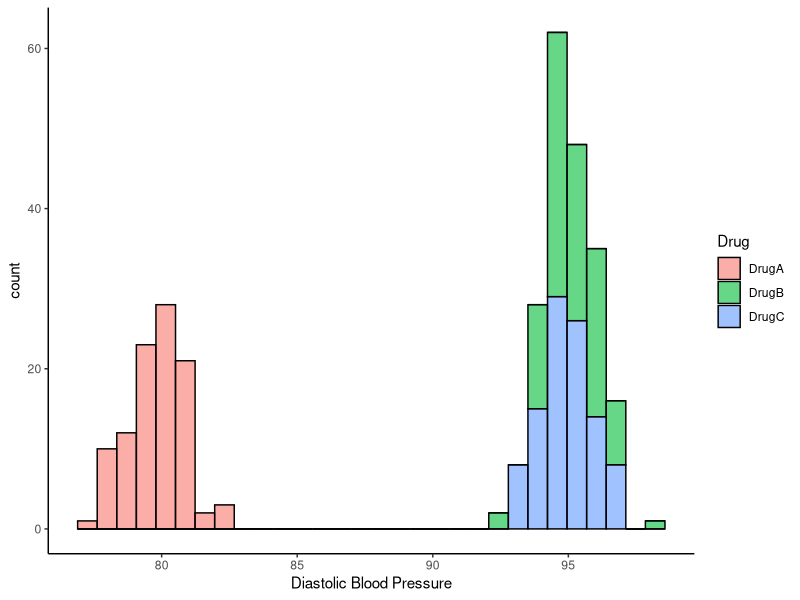

Write R code to recreate this figure.
# Scott Schumacker
# Notes

# Loading libraries
library(ggplot2)
library(dplyr)
library(gridExtra)
library(tidyr)

# Creating data set
DrugA <- rnorm(100, mean = 80, sd = 1)
DrugB <- rnorm(100, mean = 95, sd = 1)
DrugC <- rnorm(100, mean = 95, sd = 1)

df <- data.frame(DrugA, DrugB, DrugC)

df2 <- df %>% pivot_longer(
  cols = `DrugA`:`DrugC`,
  names_to = "Drug",
  values_to = "Blood_Pressure"
)
head(df2)

# Visualizing data and testing for normality
ggplot(df2, aes(x = Blood_Pressure, fill = Drug)) +
  geom_histogram(color = "black", alpha = 0.6) +
  theme_classic() +
  xlab("Diastolic Blood Pressure")

shapiro.test(DrugA)
shapiro.test(DrugB)
shapiro.test(DrugC)

# Test for equal variance between groups
bartlett.test(Blood_Pressure ~ Drug, data = df2)

# Running the ANOVA
analysisOut <- aov(Blood_Pressure ~ Drug, data = df2)
summary(analysisOut)

TukeyHSD(analysisOut, conf.level = 0.95)